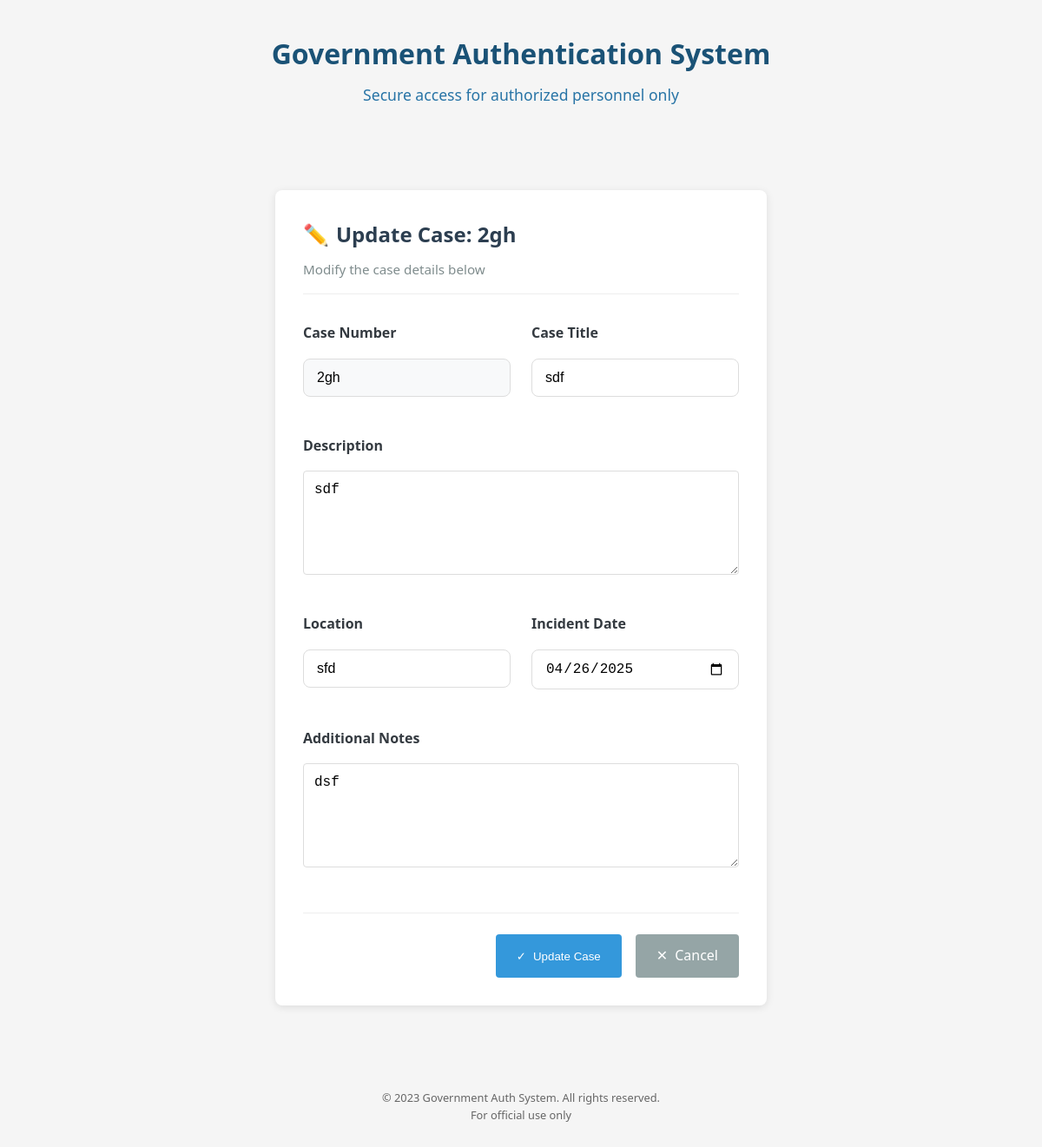
The app's page /accounts/cases/14/update/ (signed in) with its own data.
### accounts/models.py (models this page shows, shortened)
class Case(models.Model):
    CASE_STATUS = (
        ('active', 'Active'),
        ('closed', 'Closed'),
        ('archived', 'Archived'),
    )
    user = models.ForeignKey(get_user_model(), on_delete=models.CASCADE)
    case_number = models.CharField(max_length=50, unique=True)
    title = models.CharField(max_length=100)
    description = models.TextField()
    created_at = models.DateTimeField(auto_now_add=True)
    updated_at = models.DateTimeField(auto_now=True)
    status = models.CharField(max_length=10, choices=CASE_STATUS, default='active')
    location = models.CharField(max_length=100, blank=True)
    incident_date = models.DateField(null=True, blank=True)
    notes = models.TextField(blank=True)
    class Meta:
        ordering = ['-created_at']

### accounts/views.py (the view)
# urls.py: path('cases/<int:pk>/update/', views.update_case, name='update_case'),
@login_required
def update_case(request, pk):
    case = get_object_or_404(Case, pk=pk, user=request.user)
    if request.method == 'POST':
        form = CaseForm(request.POST, instance=case)
        if form.is_valid():
            form.save()
            messages.success(request, 'Case updated successfully!')
            return redirect('home')
    else:
        form = CaseForm(instance=case)
    return render(request, 'accounts/update_case.html', {'form': form, 'case': case})

### accounts/forms.py
class CaseForm(forms.ModelForm):
    class Meta:
        model = Case
        fields = ['case_number', 'title', 'description', 'location', 'incident_date', 'notes']
        widgets = {
            'incident_date': forms.DateInput(attrs={'type': 'date'}),
            'description': forms.Textarea(attrs={'rows': 3}),
            'notes': forms.Textarea(attrs={'rows': 3}),
        }

### accounts/templates/accounts/update_case.html (shortened to what this page needs)
{% extends 'accounts/auth_base.html' %}
{% load static %}
{% block content %}
<div class="case-form-container">
    <div class="case-form-header">
        <h2><i class="icon">✏️</i> Update Case: {{ case.case_number }}</h2>
        <p class="subtitle">Modify the case details below</p>
    </div>
    <form method="post" class="case-form">
        <div class="form-grid">
            <div class="form-group">
                <label for="id_case_number">Case Number</label>
                <input type="text" name="case_number" id="id_case_number"
                       value="{{ form.case_number.value|default_if_none:'' }}"
                       required class="form-control" readonly>
            </div>
            <div class="form-group">
                <label for="id_title">Case Title</label>
                <input type="text" name="title" id="id_title"
                       value="{{ form.title.value|default_if_none:'' }}"
                       required class="form-control" placeholder="Brief descriptive title">
            </div>
            <div class="form-group full-width">
                <label for="id_description">Description</label>
                <textarea name="description" id="id_description" rows="4"
                          required class="form-control"
                          placeholder="Detailed case description">{{ form.description.value|default_if_none:'' }}</textarea>
            </div>
            <div class="form-group">
                <label for="id_location">Location</label>
                <input type="text" name="location" id="id_location"
                       value="{{ form.location.value|default_if_none:'' }}"
                       class="form-control" placeholder="Incident location">
            </div>
            <div class="form-group">
                <label for="id_incident_date">Incident Date</label>
                <input type="date" name="incident_date" id="id_incident_date"
                       value="{{ form.incident_date.value|date:'Y-m-d' }}"
                       class="form-control">
            </div>
            <div class="form-group full-width">
                <label for="id_notes">Additional Notes</label>
                <textarea name="notes" id="id_notes" rows="3"
                          class="form-control"
                          placeholder="Any additional information">{{ form.notes.value|default_if_none:'' }}</textarea>
            </div>
        </div>
        <div class="form-actions">
            <button type="submit" class="btn btn-primary">
                <i class="icon">✓</i> Update Case
            </button>
            <a href="{% url 'case_detail' case.id %}" class="btn btn-secondary">
                <i class="icon">✕</i> Cancel
            </a>
        </div>
    </form>
</div>
{% endblock %}

### accounts/static/accounts/css/auth.css (style rules this page uses)
:root { --primary-color: #1a5276; --secondary-color: #2874a6; --accent-color: #e74c3c; --light-color: #f8f9fa; --dark-color: #343a40; --success-color: #28a745; --warning-color: #ffc107; --danger-color: #dc3545; --border-radius: 8px; --box-shadow: 0 4px 6px rgba(0, 0, 0, 0.1); --transition: all 0.3s ease; }
* { margin: 0; padding: 0; box-sizing: border-box; }
body { font-family: 'Segoe UI', Tahoma, Geneva, Verdana, sans-serif; background-color: #f5f5f5; color: #333; line-height: 1.6; }
.form-group { display: flex; flex-direction: column; gap: 0.5rem; }
.form-group label { font-weight: 600; color: var(--dark-color); }
.form-group input { padding: 12px 15px; border: 1px solid #ddd; border-radius: var(--border-radius); font-size: 1rem; transition: var(--transition); }
.case-form-container { max-width: 800px; margin: 0 auto; background: white; border-radius: 10px; box-shadow: 0 2px 10px rgba(0,0,0,0.1); padding: 2rem; }
.case-form-header { margin-bottom: 2rem; padding-bottom: 1rem; border-bottom: 1px solid #eee; }
.case-form-header h2 { display: flex; align-items: center; gap: 0.5rem; color: #2c3e50; }
.subtitle { color: #7f8c8d; margin-top: 0.5rem; }
.form-grid { display: grid; grid-template-columns: repeat(2, 1fr); gap: 1.5rem; }
.form-group { margin-bottom: 1rem; }
.form-group.full-width { grid-column: span 2; }
.form-control { width: 100%; padding: 0.75rem; border: 1px solid #ddd; border-radius: 5px; font-size: 1rem; transition: all 0.3s ease; }
.form-actions { display: flex; justify-content: flex-end; gap: 1rem; margin-top: 2rem; padding-top: 1rem; border-top: 1px solid #eee; }
.btn { padding: 0.75rem 1.25rem; border-radius: 5px; text-decoration: none; font-weight: 500; display: inline-flex; align-items: center; gap: 0.5rem; transition: all 0.3s ease; border: none; cursor: pointer; }
.btn-primary { background-color: #3498db; color: white; }
.btn-secondary { background-color: #95a5a6; color: white; }
.icon { font-style: normal; }
.case-form-container { max-width: 800px; margin: 2rem auto; background: white; border-radius: 8px; box-shadow: 0 2px 10px rgba(0,0,0,0.1); padding: 2rem; }
.case-form-header h2 { display: flex; align-items: center; gap: 0.5rem; color: #2c3e50; margin: 0; }
.subtitle { color: #7f8c8d; margin-top: 0.5rem; font-size: 0.95rem; }
.form-group { margin-bottom: 1.25rem; }
label { display: block; margin-bottom: 0.5rem; font-weight: 600; color: #34495e; }
.form-control { width: 100%; padding: 0.75rem; border: 1px solid #ddd; border-radius: 4px; font-size: 1rem; transition: all 0.3s ease; }
textarea.form-control { min-height: 120px; resize: vertical; }
.form-actions { display: flex; justify-content: flex-end; gap: 1rem; margin-top: 2rem; padding-top: 1.5rem; border-top: 1px solid #eee; }
.btn { padding: 0.75rem 1.5rem; border-radius: 4px; font-weight: 500; display: inline-flex; align-items: center; gap: 0.5rem; transition: all 0.3s ease; cursor: pointer; text-decoration: none; border: none; }
.form-control[readonly] { background-color: #f8f9fa; cursor: not-allowed; }

### records on screen
Case: case_number "2gh", title "sdf", description "sdf", location "sfd", incident_date "04/26/2025", notes "dsf"
